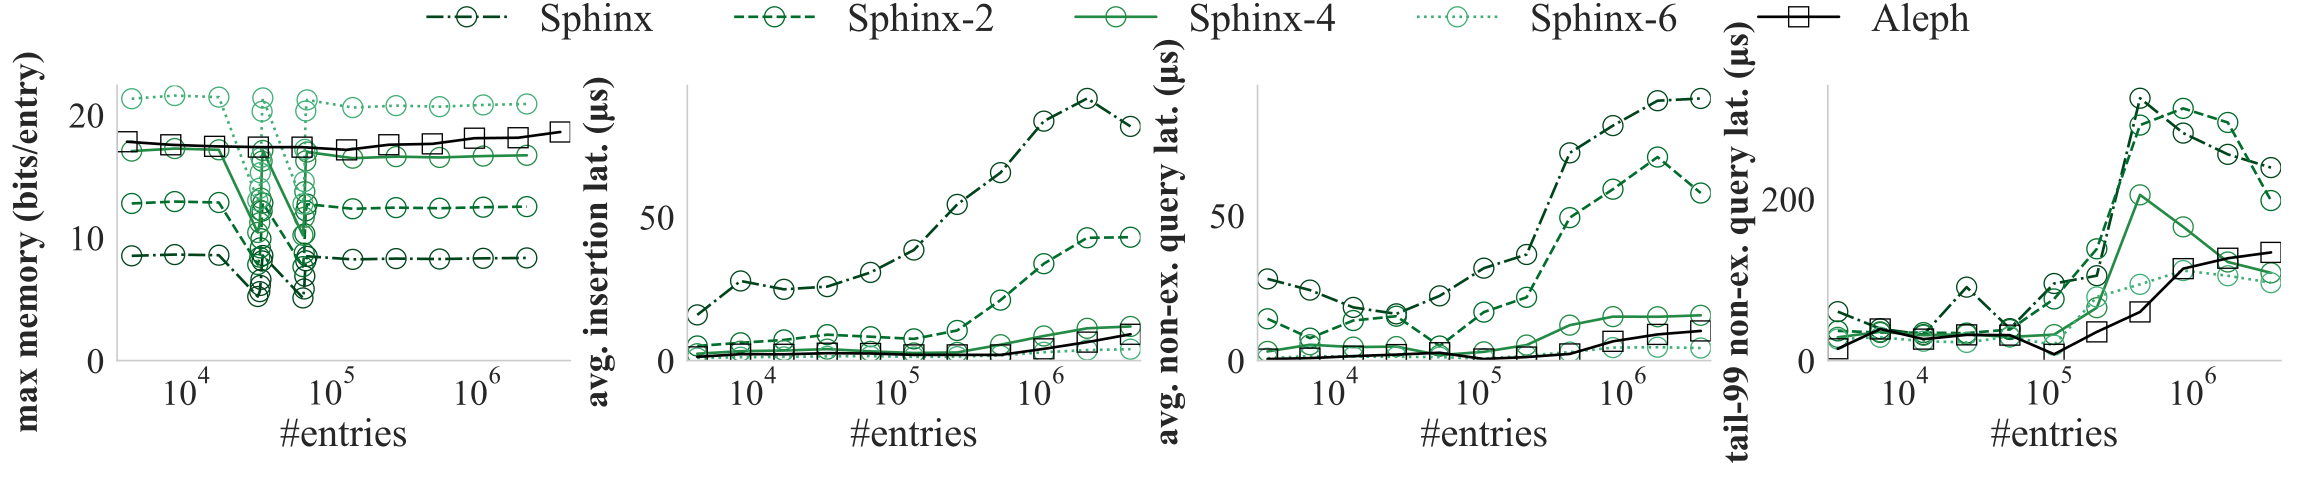

The script that saved this image:
import pandas as pd
import matplotlib.pyplot as plt
import seaborn as sns
import os
import numpy as np
from matplotlib.ticker import LogLocator, NullFormatter
from consts import amp2, proj_name

sns.set_theme(
    style="whitegrid",
    rc={
        "font.family": "serif",
        "font.serif": ["Times New Roman"],
        "font.size": 16,
        "text.usetex": False,
        "mathtext.fontset": "custom",
        "mathtext.rm": "Times New Roman",
    },
)
font_ampl = 1.4 * amp2
# only consider entries greater than this threshold.
from_ = 3000

# folder containing the csv files
home_dir = os.environ.get("HOME")
script_dir = os.path.dirname(os.path.abspath(__file__))

def resolve_data_dir(subdir):
    candidates = [
        os.path.join(script_dir, subdir),
        os.path.join(os.getcwd(), subdir),
        os.path.join(os.getcwd(), "benchmark", subdir),
        os.path.join(home_dir or "", "research", proj_name, "benchmark", subdir),
    ]
    for path in candidates:
        if path and os.path.exists(path):
            return os.path.abspath(path)
    return os.path.abspath(candidates[0])

folder = resolve_data_dir("data-extra-bits")

# define the csv files (adjust the names if needed)
files = {
    "extrabits0": os.path.join(folder, "benchmark_Fleck_ExtraBits1.csv"),
    "extrabits2": os.path.join(folder, "benchmark_Fleck_ExtraBits2.csv"),
    "extrabits4": os.path.join(folder, "benchmark_Fleck_ExtraBits4.csv"),
    "extrabits6": os.path.join(folder, "benchmark_Fleck_ExtraBits6.csv"),
    "infinifilter": os.path.join(folder, "benchmark_InfiniFilter.csv"),
}

# mapping of dataset keys to legend labels (using fleck-{i})
legend_names = {
    "extrabits0": "Sphinx",
    "extrabits2": "Sphinx-2",
    "extrabits4": "Sphinx-4",
    "extrabits6": "Sphinx-6",
    "infinifilter": "Aleph",
}

# function to read csv if it exists, otherwise return None


def read_csv_if_exists(file_path):
    if os.path.exists(file_path):
        return pd.read_csv(file_path)
    else:
        print(f"file {file_path} does not exist. skipping...")
        return None


# read all csv files into a dictionary of dataframes
datasets = {}
for label, file_path in files.items():
    df = read_csv_if_exists(file_path)
    if df is not None:
        # filter data so that only rows with num_entries > from_ are kept
        datasets[label] = df

# New, darker color palette for extrabits (a range of darker blues)
colors = {
    "extrabits0": "#00441B",  # very dark green
    "extrabits2": "#006D2C",
    "extrabits4": "#238B45",
    "extrabits6": "#41AE76",
    "infinifilter": "#000000",
}

# Use the same marker for extrabits (hollow circle) and a distinct one for infinifilter
markers = {
    "extrabits0": "o",
    "extrabits2": "o",
    "extrabits4": "o",
    "extrabits6": "o",
    "infinifilter": "s",
}

# Define distinct linestyles for each dataset to aid differentiation (especially for colorblind users)
linestyles = {
    "extrabits0": "-.",  # solid
    "extrabits2": "--",  # dashed
    "extrabits4": "-",  # dash-dot
    "extrabits6": ":",  # dotted
    "infinifilter": "-",  # or you can choose another style if preferred
}


def sample_points_by_log2(x_array, y_array, offset, rate):
    n = len(x_array)
    diff = np.diff(np.floor(np.log2(x_array) * rate + offset))
    idx = np.where(diff != 0)[0] + 1
    # if idx.size == 0 or idx[-1] != n - 1:
    #     idx = np.append(idx, n - 1)
    print(f"Number of samples: {len(idx)}")
    return x_array[idx], y_array[idx]


def smooth_data_insertion_with_expansion(data, column):
    x = data["num_entries"]
    y = data[column]
    bins = np.floor(np.log2(x)).astype(int)
    df_bins = pd.DataFrame({"bin": bins, "y": y})
    grouped = df_bins.groupby("bin")["y"].mean().reset_index()
    grouped["num_entries"] = 2 ** (grouped["bin"] + 1)
    grouped = grouped[grouped["num_entries"] > from_]
    # moving average
    grouped["y"] = grouped["y"].rolling(window=3, min_periods=1).mean()
    return grouped["num_entries"], grouped["y"]


def smooth_data(data, column, window_size, label, factor=3):
    roll_mean = data[column].rolling(window=window_size, min_periods=1).mean()
    roll_std = data[column].std()
    mask = (data[column] - roll_mean).abs() <= factor * roll_std
    filtered = data[column].where(mask)
    filtered_filled = filtered.interpolate(limit_direction="both")
    smoothed = filtered_filled.rolling(window=window_size, min_periods=1).mean()
    return smoothed


def local_extrema(data, col, label):
    min_entries = 0
    x = data["num_entries"]
    first_index = x[x > min_entries].index.min()
    win = 1
    mask1 = (data[col] >= data[col].shift(win)) & (data[col] >= data[col].shift(-win))
    win = 2
    mask2 = (data[col] >= data[col].shift(win)) & (data[col] >= data[col].shift(-win))
    mask = mask1 & mask2
    mask.iloc[first_index] = True
    mask.iloc[:first_index] = False
    mask.iloc[-1] = False
    extrema = data.loc[mask, col]
    x_ax = data.loc[mask, "num_entries"]
    return x_ax, extrema


def plot_metric(
    metric,
    ylabel,
    title,
    ax,
    datasets,
    skip=1,
    smoothing_window=1,
    no_smooth=True,
    y_limit=None,
    marker_size=8,
):
    for label, data in datasets.items():
        if "memory" in metric:
            x_ax, plot_data = local_extrema(data, metric, label)
        elif metric == "insertion_time":
            x_ax, plot_data = smooth_data_insertion_with_expansion(data, metric)
        else:
            plot_data = smooth_data(data, metric, smoothing_window, label)
            x_ax, plot_data = sample_points_by_log2(
                data["num_entries"], plot_data, 0.3, 1
            )
        from_index = np.asarray(x_ax).ravel().searchsorted(from_)
        plot_data = plot_data[from_index:]
        if metric != "memory":
            plot_data = plot_data / 1000
        x_ax = x_ax[from_index:]

        ax.plot(
            x_ax,
            plot_data,
            label=legend_names.get(label, label),  # use mapped legend name
            color=colors[label],
            marker=markers[label],
            markerfacecolor="none",  # hollow markers
            markersize=marker_size * 1.5,
            linestyle=linestyles[label],  # use the new linestyle
            linewidth=2,  # optionally, thicker lines for better visibility
            alpha=1,
        )

    if y_limit:
        ax.set_ylim(0, y_limit)
    else:
        ax.set_ylim(0)
    # set ticks all powers of 10 from 10**4 to 10**8

    ax.grid(False)  # remove grid lines
    ax.set_xlabel("#entries", fontsize=font_ampl * 18)  # x-axis not bold
    ax.set_ylabel(ylabel, fontsize=font_ampl * 16, fontweight="bold")  # y-axis bold
    ax.yaxis.set_label_coords(-0.16, 0.43)
    # set x-axis to logarithmic scale
    ax.tick_params(axis="both", which="major", labelsize=16 * font_ampl)
    ax.set_xscale("log")
    ticks = [10**i for i in range(4, 9)]
    ax.set_xticks(ticks)


# create a 1x3 grid of subplots for insertion time, query time, and non-existent query time
fig, axes = plt.subplots(1, 4, figsize=(24, 5), sharey=False)
smoothing_window = 20
skip = -1
MARKER_SIZE = 10

plot_metric(
    "memory",
    "max memory (bits/entry)",
    "nothing here",
    axes[0],
    datasets,
    skip=skip,
    smoothing_window=smoothing_window,
    no_smooth=False,
    marker_size=MARKER_SIZE,
)


plot_metric(
    "insertion_time",
    "avg. insertion lat. (μs)",
    "insertion time vs # entries",
    axes[1],
    datasets,
    skip=skip,
    smoothing_window=smoothing_window,
    no_smooth=False,
    marker_size=MARKER_SIZE,
)
plot_metric(
    "non_exs_query_time",
    # microsecond
    "avg. non-ex. query lat. (μs)",
    "non-existent query time vs # entries",
    axes[2],
    datasets,
    skip=skip,
    smoothing_window=smoothing_window,
    no_smooth=False,
    marker_size=MARKER_SIZE,
)
plot_metric(
    "tail-99-non-exs",
    # microsecond
    "tail-99 non-ex. query lat. (μs)",
    "non-existent query time vs # entries",
    axes[3],
    datasets,
    skip=skip,
    smoothing_window=smoothing_window,
    no_smooth=False,
    marker_size=MARKER_SIZE,
)


# add a bit more space on top of y-axis in the middle diagram
ylim_mid = axes[1].get_ylim()


# create a single legend for all curves and place it at the top center
lines, labels = axes[0].get_legend_handles_labels()
fig.legend(
    lines,
    labels,
    loc="upper center",
    ncol=len(datasets),
    fontsize=font_ampl * 18,
    frameon=False,
    bbox_to_anchor=(0.52, 1.07),
)

# remove top and right spines for each axis
for ax in axes:
    ax.spines["top"].set_visible(False)
    ax.spines["right"].set_visible(False)

for ax in axes:
    ax.margins(0.023)

# Set margins similar to benchmark plots
plt.tight_layout(rect=[0, 0, 1, 0.87])
plt.savefig(os.path.join(script_dir, "extra_bits.svg"))
